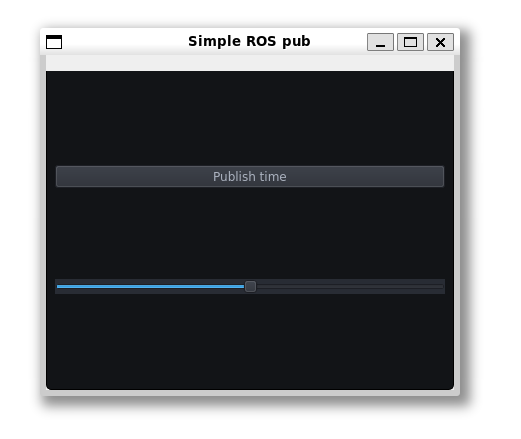

Source code (Python):
# ROS2 simple pyqt publisher 
# pip install pyqtgraph (or pip3)

import pyqtgraph as pg
import pyqtgraph.Qt as qtgqt
import pyqtgraph.dockarea as darea
from PyQt5.QtCore import Qt
from PyQt5.QtWidgets import QApplication
from PyQt5 import QtCore, QtGui, QtWidgets
#import numpy as np
import rclpy
from rclpy.node import Node
from std_msgs.msg import String, Float32
from rclpy.clock import Clock

class PlotHandler(object):
    def __init__(self):
        super(PlotHandler, self).__init__()
        pg.setConfigOptions(antialias=True)
        self.app = QApplication([])

    def initializePlot(self):
        self.win = QtWidgets.QMainWindow()
        rclpy.init()
        node = Node("demo_node")
        self.stringPub = node.create_publisher(String, "demo_string", 10)
        self.floatPub = node.create_publisher(Float32, "demo_float", 10)
        area = darea.DockArea()
        white = (200, 200, 200)
        red = (200, 66, 66); redB = pg.mkBrush(200, 66, 66, 200)
        blue = (6, 106, 166); blueB = pg.mkBrush(6, 106, 166, 200)
        green = (16, 200, 166); greenB = pg.mkBrush(16, 200, 166, 200)
        yellow = (244, 244, 160); yellowB = pg.mkBrush(244, 244, 160, 200)
        self.win.setWindowTitle("Simple ROS pub")
        self.win.resize(500, 300)
        self.win.move(400, 400)
        self.win.setCentralWidget(area)
        dock1 = darea.Dock("", size = (1,1))  # give this dock minimum possible size
        area.addDock(dock1, "left")
        widg1 = pg.LayoutWidget()
        self.timeBtn = QtWidgets.QPushButton("Publish time")
        self.steerSlid = QtWidgets.QSlider(Qt.Horizontal)
        widg1.addWidget(self.timeBtn, row=0, col=0)
        widg1.addWidget(self.steerSlid, row=1, col=0)
        widg1.setStyleSheet("background-color: rgb(40, 44, 52); color: rgb(171, 178, 191);")
        dock1.setStyleSheet("background-color: rgb(18, 20, 23);")
        dock1.addWidget(widg1)
        self.state = None
        self.timeBtn.clicked.connect(self.time)
        self.steerSlid.valueChanged.connect(self.update)
        self.steerSlid.setMinimum(-20)
        self.steerSlid.setMaximum(20)
        self.steerSlid.setValue(0)
        self.update()
        self.win.show()

    def update(self):
        msg = Float32()
        msg.data = float(self.steerSlid.value()) / 10
        self.floatPub.publish(msg)        
        print(self.steerSlid.value())

    def time(self):
        msg = String()
        msg.data = "Current time: %s" % Clock().now()
        self.stringPub.publish(msg)         


if __name__ == "__main__":
    import sys
    print(__file__, "- started ")
    ph = PlotHandler()
    ph.initializePlot()
    QApplication.instance().exec_()
